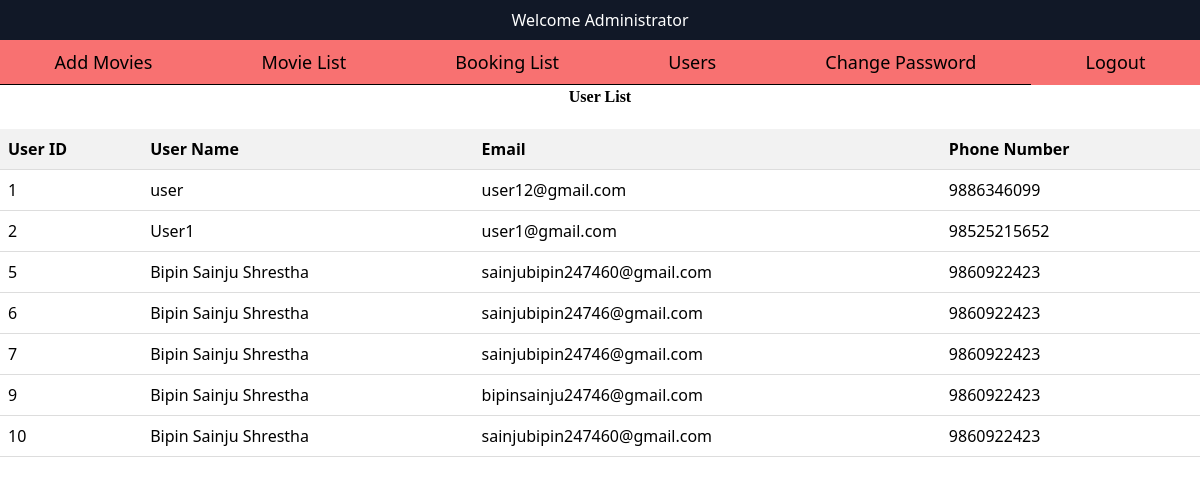
/admin/user.php (signed in), run on an earlier commit of the app's database.
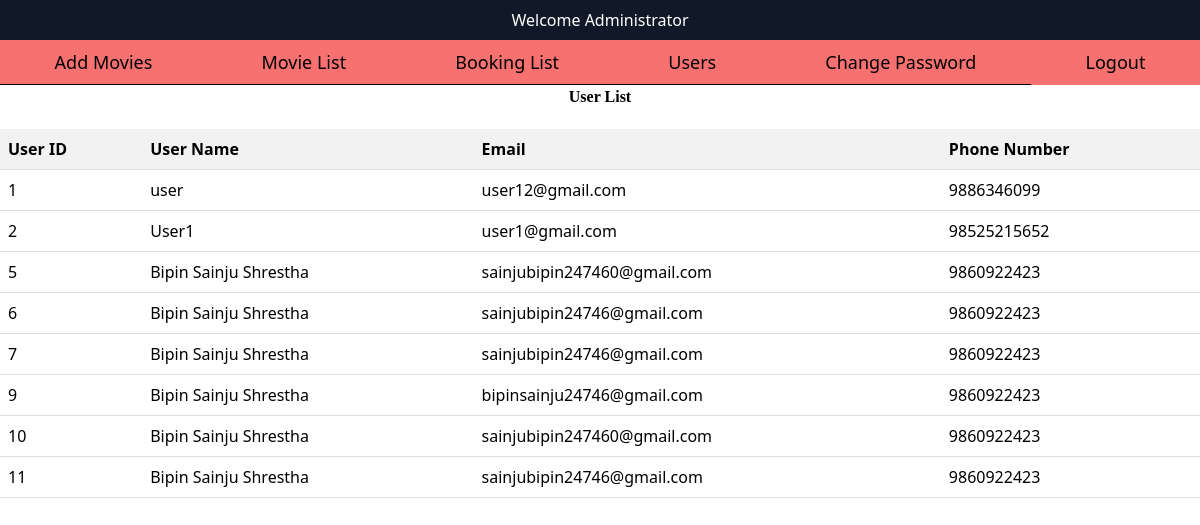
And on a later commit of the database.
### tables this page shows
CREATE TABLE `user` (
  `uid` int(11) NOT NULL,
  `fname` varchar(20) NOT NULL,
  `lname` varchar(20) NOT NULL,
  `email` varchar(225) NOT NULL,
  `password` varchar(225) NOT NULL,
  `cpassword` varchar(225) NOT NULL,
  `phone` varchar(225) NOT NULL
);

### admin/user.php (the view, shortened to what this page needs)
<?php
include('header.php');
?>
<h2 class="h2">User List</h2>
<table class="edit-delete-table">
  <tr>
    <th>User ID</th>
    <th>User Name</th>
    <th>Email</th>
    <th>Phone Number</th>
  </tr>
  <?php
  $conn = new mysqli("localhost", "root", "", "moviebooking");
  $sql = "SELECT * FROM user";
  $result = $conn->query($sql);
  if ($result && $result->num_rows > 0) {
    while ($row = $result->fetch_assoc()) {
      $uid = $row['uid'];
      $fname = $row['fname'];
      $lname = $row['lname'];
      $email = $row['email'];
      $phone = $row['phone'];
      echo "
      <tr>
        <td>$uid</td>
        <td>$fname $lname</td>
        <td>$email</td>
        <td>$phone</td>
      </tr>
      ";
    }
  } else {
    echo "<tr><td colspan='4'>No users found</td></tr>";
  }
  ?>
</table>
</body>
</html>

What changed in the data, as far as the page shows it:
added user: uid "11", fname "Bipin", lname "Sainju Shrestha", email "sainjubipin24746@gmail.com", phone "9860922423"
